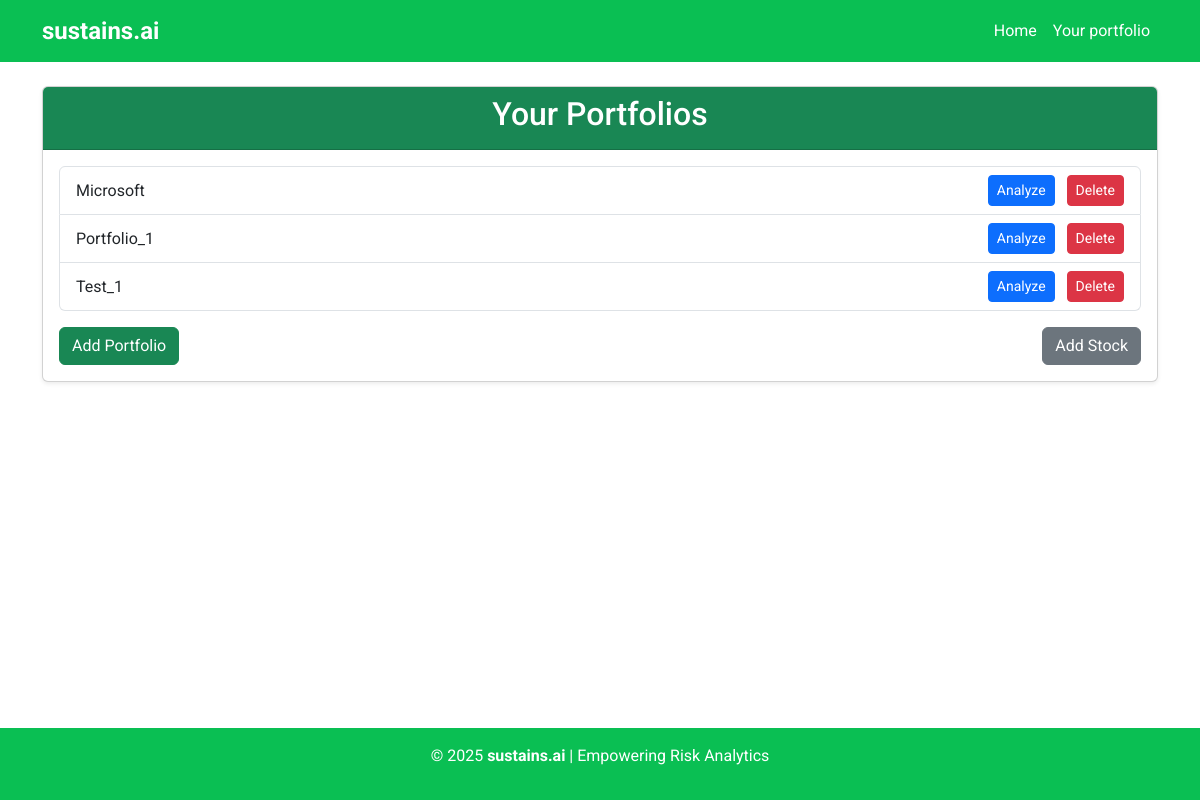
/portfolio_list/ (signed in), run on an earlier commit of the app's database.
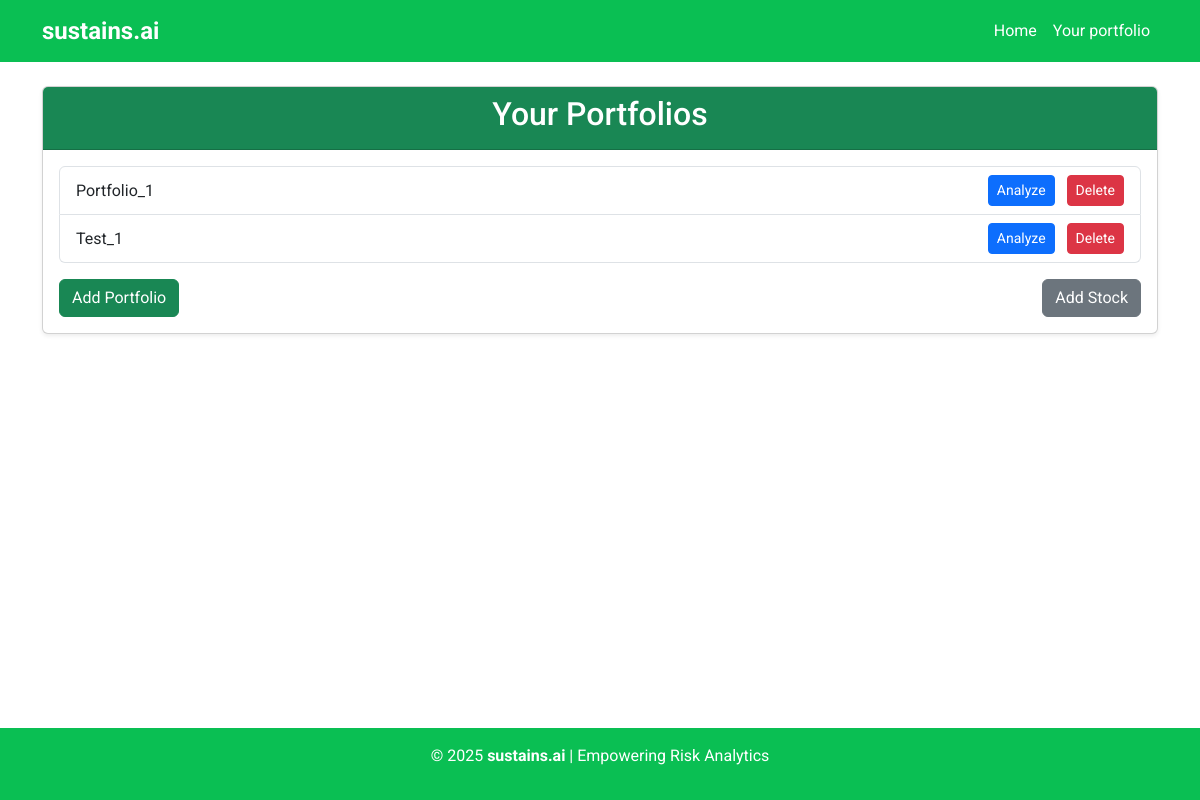
And on a later commit of the database.
### portfolio/models.py (models this page shows, shortened)
class Portfolio(models.Model):
    name = models.CharField(max_length=255)
    fund_manager = models.ForeignKey(FundManager, on_delete=models.CASCADE, related_name="portfolios")
    created_at = models.DateTimeField(auto_now_add=True)

### portfolio/views.py (the view)
# urls.py: path('portfolio_list/', views.portfolio_list, name='portfolio_list'),
def portfolio_list(request):
    portfolios = Portfolio.objects.filter(fund_manager__user=request.user)
    return render(request, 'portfolio/portfolio_list.html', {'portfolios': portfolios})

### portfolio/templates/portfolio/portfolio_list.html (shortened to what this page needs)
{% extends 'portfolio/base.html' %}
{% block content %}
<div class="card shadow-sm">
    <div class="card-header bg-success text-white text-center">
        <h2>Your Portfolios</h2>
    </div>
    <div class="card-body">
        <ul class="list-group mb-3">
            {% for portfolio in portfolios %}
            <li class="list-group-item d-flex justify-content-between align-items-center">
                <span>{{ portfolio.name }}</span>
                <div>
                    <a href="{% url 'analyze_portfolio' portfolio.id %}" class="btn btn-primary btn-sm me-2">
                        Analyze
                    </a>
                    <form action="{% url 'delete_portfolio' portfolio.id %}" method="POST" style="display:inline;">
                        <button type="submit" class="btn btn-danger btn-sm">
                            Delete
                        </button>
                    </form>
                </div>
            </li>
            {% endfor %}
        </ul>
        <div class="d-flex justify-content-between">
            <a href="{% url 'add_portfolio' %}" class="btn btn-success">Add Portfolio</a>
            <a href="{% url 'add_stock' %}" class="btn btn-secondary">Add Stock</a>
        </div>
    </div>
</div>
{% endblock %}

### portfolio/templates/portfolio/base.html (shortened to what this page needs)
{% load static %}
<!DOCTYPE html>
<html lang="en">
<head>
    <link href="https://cdn.jsdelivr.net/npm/bootstrap@5.3.0-alpha3/dist/css/bootstrap.min.css" rel="stylesheet">
    <link rel="stylesheet" href="{% static 'css/style.css' %}">
</head>
<body>
    <nav class="navbar navbar-expand-lg navbar-dark navbar-custom">
        <div class="container">
            <a class="navbar-brand" href="{% url 'index' %}">sustains.ai</a>
            <div class="collapse navbar-collapse" id="navbarNav">
                <ul class="navbar-nav ms-auto">
                    <li class="nav-item"><a class="nav-link" href="{% url 'index' %}">Home</a></li>
                    <li class="nav-item"><a class="nav-link" href="{% url 'portfolio_list' %}">Your portfolio</a></li>
                </ul>
            </div>
        </div>
    </nav>
    <main class="container py-4">
        {% block content %}{% endblock %}
    </main>
    <footer class="text-center py-3">
        <p>&copy; 2025 <strong>sustains.ai</strong> | Empowering Risk Analytics</p>
    </footer>
</body>
</html>

### portfolio/static/css/style.css (style rules this page uses)
.navbar-custom .nav-link { color: #ffffff; }

### portfolio/templates/portfolio/base.html (style rules this page uses)
body { display: flex; flex-direction: column; min-height: 100vh; margin: 0; font-family: 'Roboto', sans-serif; }
main.container { flex: 1; }
footer { margin-top: auto; background-color: #0ABF53; color: #fff; }
.navbar-custom { background-color: #0ABF53; color: #ffffff; }
.navbar-custom .nav-link { color: #ffffff !important; }
.navbar-brand { font-weight: bold; font-size: 1.5rem; }

What changed in the data, as far as the page shows it:
removed Portfolio: name "Microsoft"
